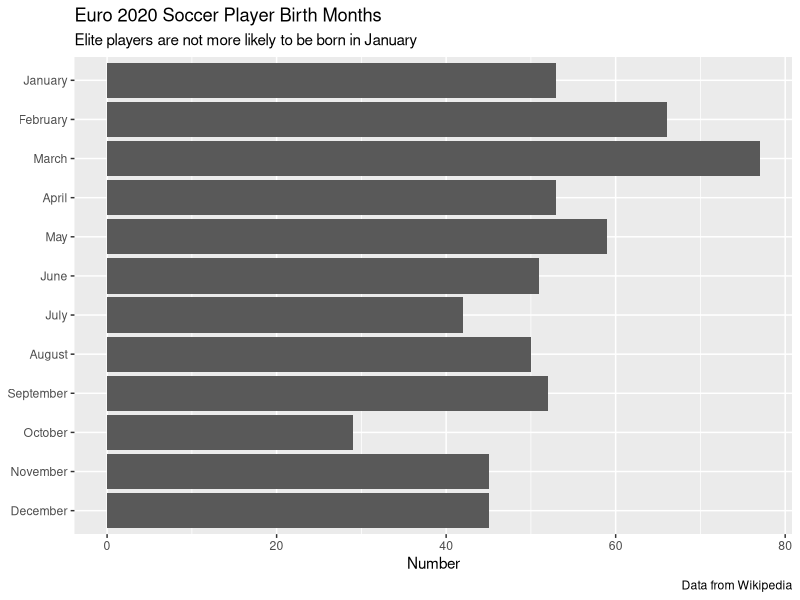

This chart was generated by the following R code:
## ---- chunk 1
knitr::opts_chunk$set(echo = FALSE)

library(tidyverse)
x <- read.csv("birthdates.csv")

## ---- chunk 2
x %>% 
  mutate(date = parse_date(str_sub(value, 2, 11))) %>% 
  mutate(raw_month = months(date)) %>% 
  mutate(month = parse_factor(raw_month, levels = month.name)) %>% 
  group_by(month) %>% 
  summarize(total = n()) %>% 
  ggplot(aes(x = fct_rev(month), y = total)) +
    geom_col() +
    coord_flip() +
    labs(title = "Euro 2020 Soccer Player Birth Months",
         subtitle = "Elite players are not more likely to be born in January",
         caption = "Data from Wikipedia",
         x = NULL,
         y = "Number")
